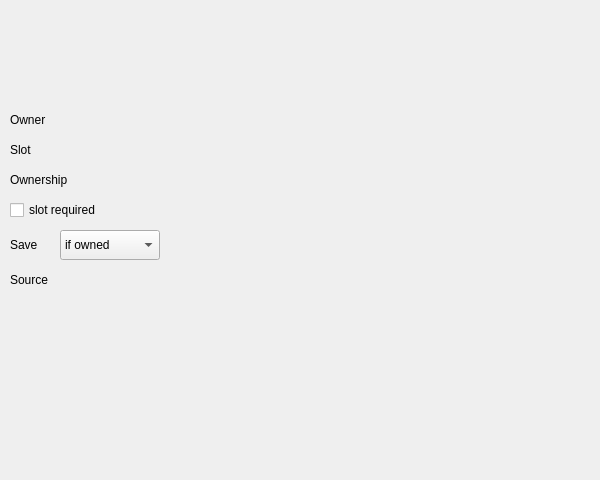
<ui version="4.0">
  <author></author>
  <comment></comment>
  <exportmacro></exportmacro>
  <class>QFitSlotWidget</class>
  <widget class="QWidget">
    <property name="geometry" >
      <rect>
        <x>0</x>
        <y>0</y>
        <width>600</width>
        <height>480</height>
      </rect>
    </property>
    <property name="windowTitle" >
      <string>QFitSlotWidget</string>
    </property>
    <widget class="QLabel" name="ObjectLbl" >
      <property name="geometry" >
        <rect>
          <x>10</x>
          <y>140</y>
          <width>120</width>
          <height>20</height>
        </rect>
      </property>
      <property name="text" >
        <string>Slot</string>
      </property>
      <property name="wordWrap" >
        <bool>false</bool>
      </property>
    </widget>
    <widget class="QLabel" name="OwnershipLbl" >
      <property name="geometry" >
        <rect>
          <x>10</x>
          <y>170</y>
          <width>120</width>
          <height>20</height>
        </rect>
      </property>
      <property name="text" >
        <string>Ownership</string>
      </property>
      <property name="wordWrap" >
        <bool>false</bool>
      </property>
    </widget>
    <widget class="QCheckBox" name="RequirementChk" >
      <property name="geometry" >
        <rect>
          <x>10</x>
          <y>200</y>
          <width>150</width>
          <height>20</height>
        </rect>
      </property>
      <property name="text" >
        <string>slot required</string>
      </property>
    </widget>
    <widget class="QLabel" name="TextLabel25" >
      <property name="geometry" >
        <rect>
          <x>10</x>
          <y>235</y>
          <width>40</width>
          <height>20</height>
        </rect>
      </property>
      <property name="text" >
        <string>Save</string>
      </property>
      <property name="wordWrap" >
        <bool>false</bool>
      </property>
    </widget>
    <widget class="QComboBox" name="SaveCmb" >
      <property name="geometry" >
        <rect>
          <x>60</x>
          <y>230</y>
          <width>100</width>
          <height>30</height>
        </rect>
      </property>
      <item>
        <property name="text" >
          <string>if owned</string>
        </property>
      </item>
      <item>
        <property name="text" >
          <string>always</string>
        </property>
      </item>
      <item>
        <property name="text" >
          <string>never</string>
        </property>
      </item>
    </widget>
    <widget class="QLabel" name="InfoLbl" >
      <property name="geometry" >
        <rect>
          <x>10</x>
          <y>110</y>
          <width>120</width>
          <height>20</height>
        </rect>
      </property>
      <property name="frameShape" >
        <enum>QFrame::NoFrame</enum>
      </property>
      <property name="frameShadow" >
        <enum>QFrame::Plain</enum>
      </property>
      <property name="text" >
        <string>Owner</string>
      </property>
      <property name="wordWrap" >
        <bool>false</bool>
      </property>
    </widget>
    <widget class="QLabel" name="SourceLbl" >
      <property name="geometry" >
        <rect>
          <x>10</x>
          <y>270</y>
          <width>85</width>
          <height>20</height>
        </rect>
      </property>
      <property name="text" >
        <string>Source</string>
      </property>
      <property name="wordWrap" >
        <bool>false</bool>
      </property>
    </widget>
  </widget>
  <layoutdefault spacing="6" margin="11" />
</ui>
